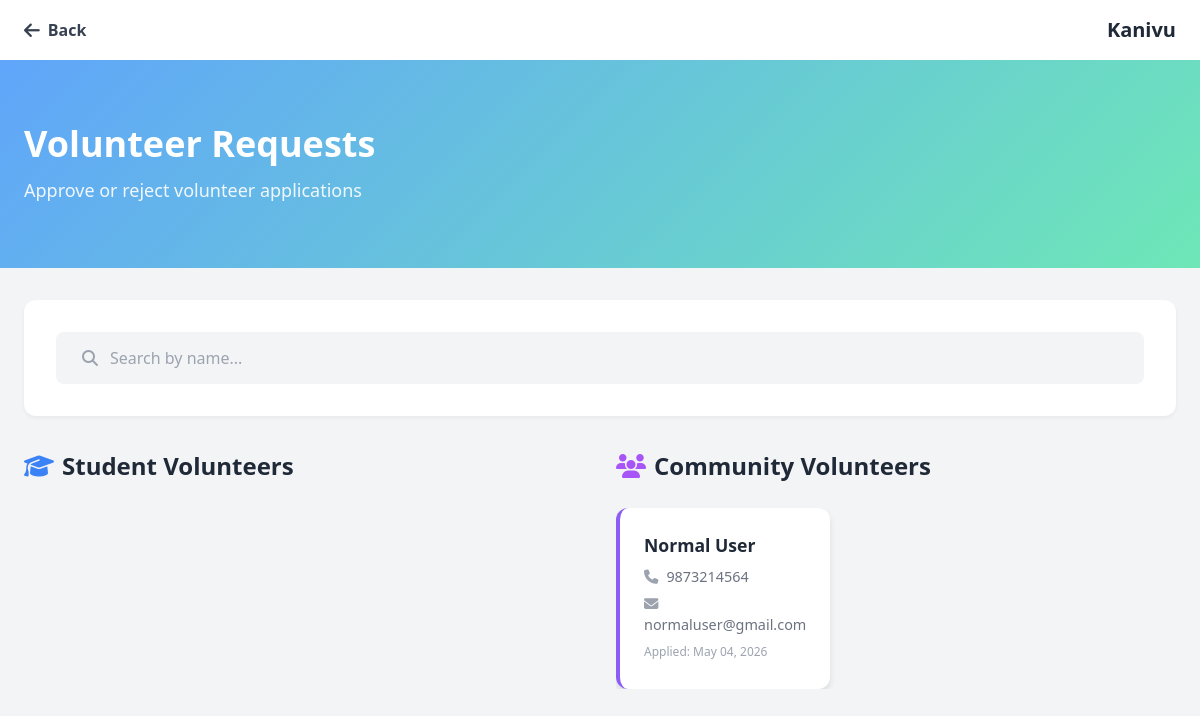
Page /dashboard/approve_volunteers/ (signed in) on the earlier database version.
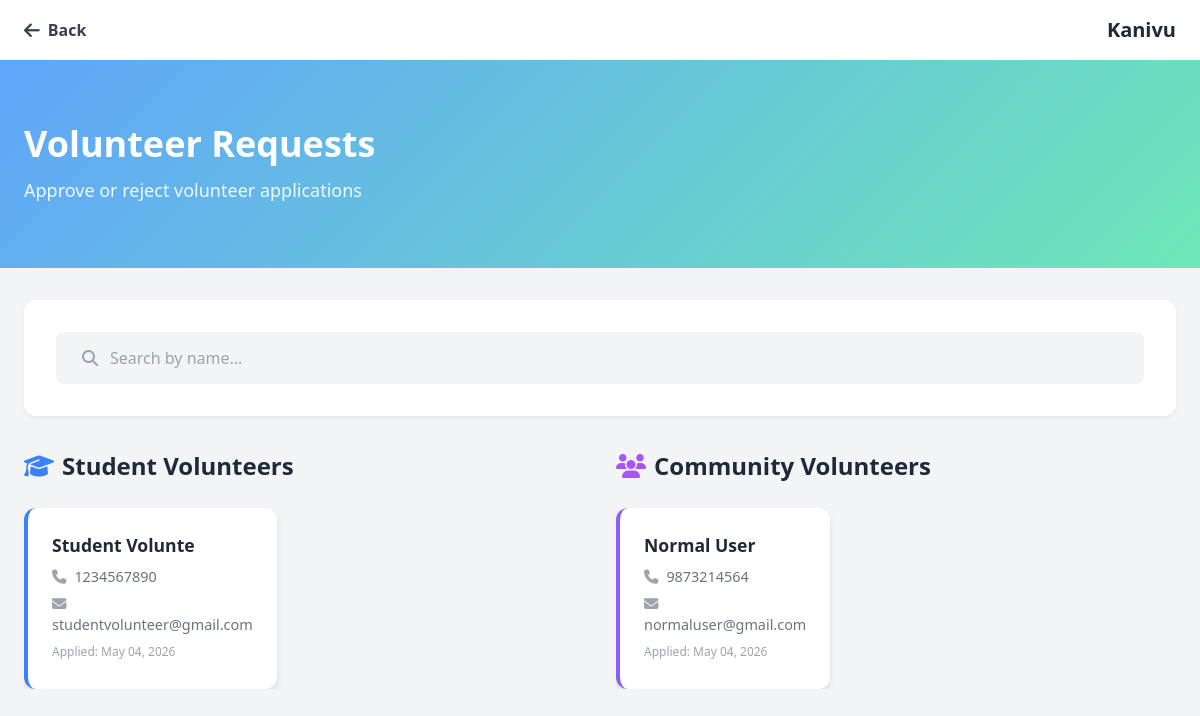
Same page on the later database version.
### volunteer/models.py (models this page shows, shortened)
class Volunteer(models.Model):
    BLOOD_GROUP_CHOICES = (
        ("A+", "A+"),
        ("A-", "A-"),
        ("B+", "B+"),
        ("B-", "B-"),
        ("AB+", "AB+"),
        ("AB-", "AB-"),
        ("O+", "O+"),
        ("O-", "O-"),
    )
    BATCH_CHOICES = (
        ("MCA", "MCA"),
        ("BCA", "BCA"),
        ("BSc CS", "BSc CS"),
        ("BCom", "BCom"),
        ("BA","BA"),
        ("BSW","BSW")
    )
    user = models.OneToOneField(User, on_delete=models.CASCADE)
    name = models.CharField(max_length=150)
    email = models.EmailField()
    phone = models.CharField(max_length=10)
    age = models.PositiveIntegerField()
    blood_group = models.CharField(
        max_length=5,
        choices=BLOOD_GROUP_CHOICES,
        blank=True,
        null=True
    )
    address = models.TextField()
    reason = models.TextField()
    is_approved=models.BooleanField(default=False)
    approved_by = models.ForeignKey(
        User,
        on_delete=models.SET_NULL,
        null=True,
        blank=True,
        related_name="approved_volunteers"
    )
    declined=models.BooleanField(default=False)
    rejection_reason = models.TextField(blank=True, null=True)
    is_student = models.BooleanField(default=False)
    was_student = models.BooleanField(default=False)
    admission_no = models.CharField(max_length=50, blank=True, null=True)
    start_year = models.CharField(max_length=5, blank=True, null=True)
    end_year = models.CharField(max_length=5, blank=True, null=True)
    batch = models.CharField(
        max_length=20,
        choices=BATCH_CHOICES,
        blank=True,
        null=True
    )
    created_at = models.DateTimeField(auto_now_add=True)
    def __str__(self):
        return self.name

### dashboard/views.py (the view)
# urls.py: path("approve_volunteers/",views.approve_volunteers,name="approve_volunteers"),
@login_required
def approve_volunteers(request):
    data = Volunteer.objects.filter(is_approved=False, declined=False).order_by("created_at")
    print(data)
    return render(request,"dashboard/approve_volunteers.html",{"data":data})

### templates/dashboard/approve_volunteers.html (shortened to what this page needs)
<!DOCTYPE html>
<html lang="en">
{% load static %}
<head>
    <script src="https://cdn.tailwindcss.com"></script>
    <link rel="stylesheet" href="https://cdnjs.cloudflare.com/ajax/libs/font-awesome/6.4.0/css/all.min.css">
</head>
<body class="bg-gray-100 font-sans">
    <nav class="bg-white shadow-md">
        <div class="max-w-7xl mx-auto px-6 py-4 flex justify-between items-center">
            <div class="flex items-center space-x-3">
                <button onclick="history.back()"
                    class="flex items-center space-x-2 text-gray-700 hover:text-blue-500 bg-transparent border-none cursor-pointer">
                    <i class="fa-solid fa-arrow-left text-lg"></i>
                    <span class="font-semibold">Back</span>
                </button>
            </div>
            <h1 class="text-xl font-bold text-gray-800">Kanivu</h1>
        </div>
    </nav>
    <section class="hero-gradient text-white py-16">
        <div class="max-w-7xl mx-auto px-6">
            <h1 class="text-4xl font-bold mb-3">Volunteer Requests</h1>
            <p class="text-lg opacity-90">Approve or reject volunteer applications</p>
        </div>
    </section>
    <div class="max-w-7xl mx-auto px-6 py-8">
        <div class="search-container">
            <div class="search-box">
                <i class="fas fa-search text-gray-400"></i>
                <input type="text" id="searchInput" placeholder="Search by name..." onkeyup="filterCards()">
            </div>
        </div>
        <div class="split-container">
            <div>
                <h2 class="section-title">
                    <i class="fas fa-graduation-cap text-blue-500"></i>
                    Student Volunteers
                </h2>
                <div class="grid-container" id="studentGrid">
                    {% for v in data %}
                    {% if v.is_student %}
                    <div class="request-card student" onclick="openModal(this)" data-id="{{v.id}}"
                        data-name="{{v.name}}" data-email="{{v.email}}" data-phone="{{v.phone}}" data-age="{{v.age}}"
                        data-blood="{{v.blood_group}}" data-address="{{v.address}}" data-reason="{{v.reason}}"
                        data-student="{{v.is_student}}" data-admission="{{v.admission_no}}" data-batch="{{v.batch}}"
                        data-year="{{v.year}}" data-searchname="{{v.name|lower}}">
                        <div class="card-name">{{ v.name }}</div>
                        <div class="card-info"><i class="fas fa-phone text-gray-400 mr-2"></i>{{ v.phone }}</div>
                        <div class="card-info"><i class="fas fa-envelope text-gray-400 mr-2"></i>{{ v.email }}</div>
                        <div class="card-info text-xs text-gray-400 mt-2">
                            Applied: {{ v.created_at|date:"M d, Y" }}
                        </div>
                    </div>
                    {% endif %}
                    {% endfor %}
                </div>
            </div>
            <div>
                <h2 class="section-title">
                    <i class="fas fa-users text-purple-500"></i>
                    Community Volunteers
                </h2>
                <div class="grid-container" id="nonStudentGrid">
                    {% for v in data %}
                    {% if not v.is_student %}
                    <div class="request-card non-student" onclick="openModal(this)" data-id="{{v.id}}"
                        data-name="{{v.name}}" data-email="{{v.email}}" data-phone="{{v.phone}}" data-age="{{v.age}}"
                        data-blood="{{v.blood_group}}" data-address="{{v.address}}" data-reason="{{v.reason}}"
                        data-student="{{v.is_student}}" data-admission="{{v.admission_no}}" data-batch="{{v.batch}}"
                        data-year="{{v.year}}" data-searchname="{{v.name|lower}}">
                        <div class="card-name">{{ v.name }}</div>
                        <div class="card-info"><i class="fas fa-phone text-gray-400 mr-2"></i>{{ v.phone }}</div>
                        <div class="card-info"><i class="fas fa-envelope text-gray-400 mr-2"></i>{{ v.email }}</div>
                        <div class="card-info text-xs text-gray-400 mt-2">
                            Applied: {{ v.created_at|date:"M d, Y" }}
                        </div>
                    </div>
                    {% endif %}
                    {% endfor %}
                </div>
            </div>
        </div>
    </div>
</body>
</html>

### templates/dashboard/approve_volunteers.html (style rules this page uses)
.hero-gradient { background: linear-gradient(135deg, #60a5fa, #6ee7b7); }
.request-card { background: white; border-radius: 12px; padding: 1.5rem; box-shadow: 0 4px 6px rgba(0, 0, 0, 0.1); cursor: pointer; transition: all 0.3s ease; border-left: 4px solid #60a5fa; }
.request-card.student { border-left-color: #3b82f6; }
.request-card.non-student { border-left-color: #8b5cf6; }
.card-name { font-weight: 600; color: #1f2937; font-size: 1.1rem; margin-bottom: 0.5rem; }
.card-info { font-size: 0.9rem; color: #6b7280; margin-bottom: 0.3rem; }
.section-title { font-size: 1.5rem; font-weight: 700; color: #1f2937; margin-bottom: 1.5rem; display: flex; align-items: center; gap: 0.5rem; }
.grid-container { display: grid; grid-template-columns: repeat(3, 1fr); gap: 1.5rem; max-height: 600px; overflow-y: auto; padding-right: 0.5rem; }
.search-container { background: white; padding: 2rem; margin-bottom: 2rem; border-radius: 12px; box-shadow: 0 2px 4px rgba(0, 0, 0, 0.05); }
.search-box { display: flex; align-items: center; gap: 0.75rem; background: #f3f4f6; padding: 0.75rem 1.5rem; border-radius: 8px; border: 2px solid transparent; transition: all 0.3s ease; }
.search-box input { flex: 1; background: none; border: none; outline: none; font-size: 1rem; color: #1f2937; }
.search-box input::placeholder { color: #9ca3af; }
.split-container { display: grid; grid-template-columns: 1fr 1fr; gap: 2rem; }

Differences in the rows shown:
added Volunteer: name "Student Volunte", phone "1234567890", email "studentvolunteer@gmail.com", created_at "May 04, 2026", shown under "Student Volunteers"
